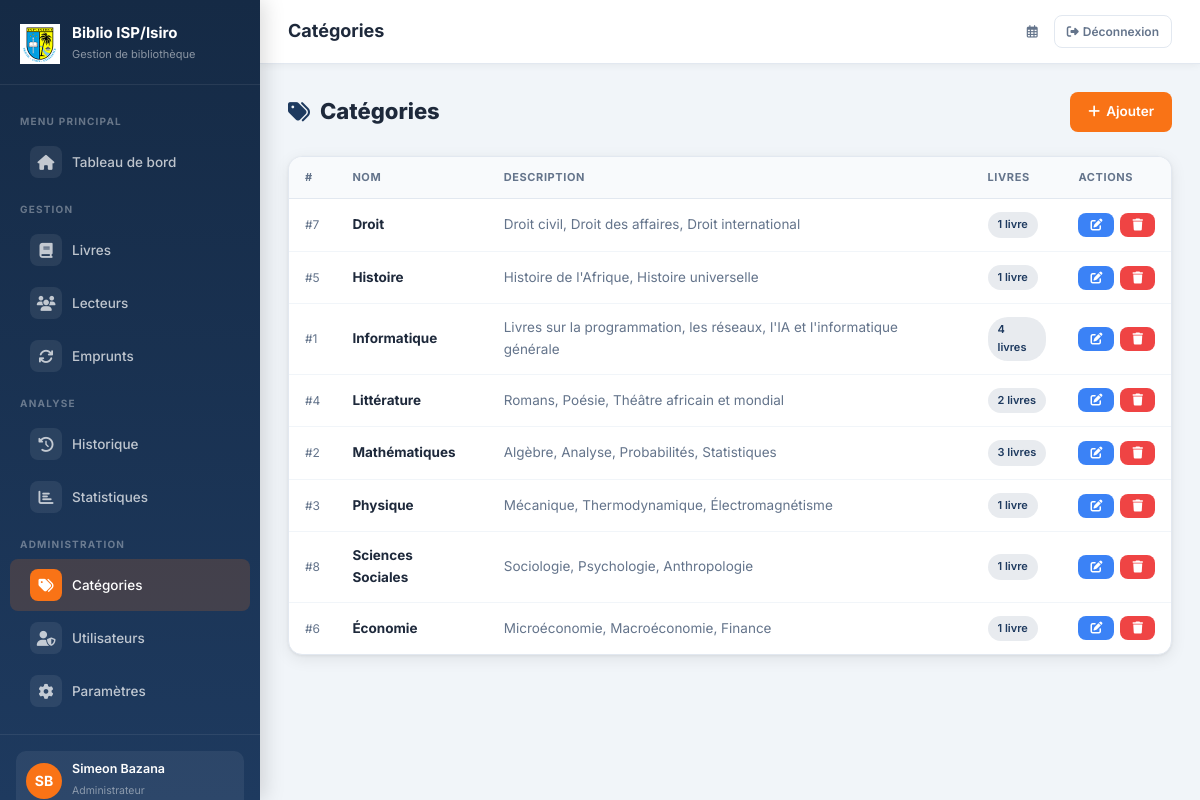
The app's page /categories/ (signed in), older data.
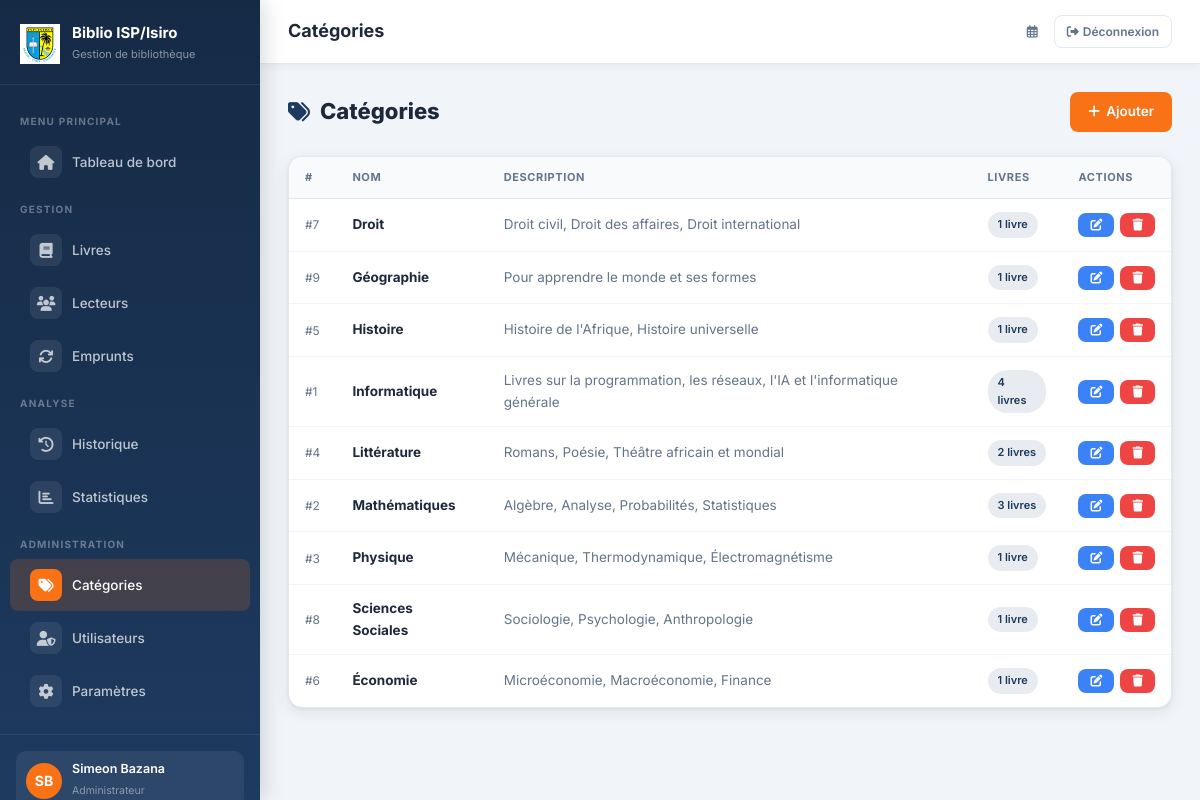
The same page, newer data.
### bibliotheque/models.py (models this page shows, shortened)
class Categorie(models.Model):
    nom = models.CharField(max_length=100, unique=True)
    description = models.TextField(blank=True)
    date_creation = models.DateTimeField(auto_now_add=True)
    class Meta:
        verbose_name = 'Catégorie'
        verbose_name_plural = 'Catégories'
        ordering = ['nom']

### bibliotheque/views.py (the view)
# urls.py: path('categories/', views.liste_categories, name='liste_categories'),
@admin_required
def liste_categories(request):
    categories = Categorie.objects.annotate(nb_livres=Count('livres')).order_by('nom')
    return render(request, 'bibliotheque/categories/liste.html', {'categories': categories})

### bibliotheque/models.py (called while the page is built)
    def est_admin(self):
        return self.role == 'admin'

### bibliotheque/templates/bibliotheque/categories/liste.html (shortened to what this page needs)
{% extends 'bibliotheque/base.html' %}
{% block page_title %}Catégories{% endblock %}
{% block content %}
<div class="page-header">
  <h1><i class="fas fa-tags" style="color:var(--primary)"></i> Catégories</h1>
  <a href="{% url 'bibliotheque:ajouter_categorie' %}" class="btn btn-accent"><i class="fas fa-plus"></i> Ajouter</a>
</div>
<div class="card">
  <div class="table-wrapper">
    <table>
      <thead>
        <tr>
          <th>#</th>
          <th>Nom</th>
          <th>Description</th>
          <th>Livres</th>
          <th>Actions</th>
        </tr>
      </thead>
      <tbody>
        {% for cat in categories %}
        <tr>
          <td style="color:var(--text-muted);font-size:12px;">#{{ cat.pk }}</td>
          <td><strong>{{ cat.nom }}</strong></td>
          <td style="color:var(--text-muted);">{{ cat.description|default:"—"|truncatechars:80 }}</td>
          <td><span class="badge badge-primary">{{ cat.nb_livres }} livre{{ cat.nb_livres|pluralize }}</span></td>
          <td>
            <div style="display:flex;gap:6px;">
              <a href="{% url 'bibliotheque:modifier_categorie' cat.pk %}" class="btn btn-info btn-sm"><i class="fas fa-edit"></i></a>
              <a href="{% url 'bibliotheque:supprimer_categorie' cat.pk %}" class="btn btn-danger btn-sm"
                 onclick="return confirm('Supprimer la catégorie « {{ cat.nom }} » ?')"><i class="fas fa-trash"></i></a>
            </div>
          </td>
        </tr>
        {% endfor %}
      </tbody>
    </table>
  </div>
</div>
{% endblock %}

Row changes from the older to the newer data that the page shows:
added Categorie: pk "9", nom "Géographie", description "Pour apprendre le monde et ses formes", nb_livres "1"
